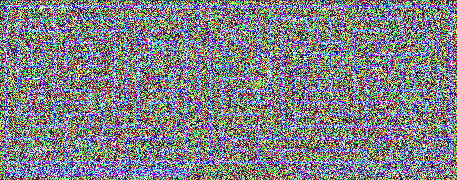
#> input picture treasure/maze_lv3.png, 457 x 180 px
$ python noice_red.py
#> lines starting #> are read from the running program, lines starting #| are printed output that depends on the picture; after the words box and inside, x2 and y2 are one past the last pixel; in counts of white or black regions, pixels touching at a corner belong together
import cv2
import numpy as np

img_file = 'maze_lv3.png'
img = cv2.imread(img_file, cv2.IMREAD_COLOR)
#> img is the input picture: shape (180, 457, 3); mean B, G, R 135.7, 128.2, 127.2
img = cv2.blur(img, (5, 5))
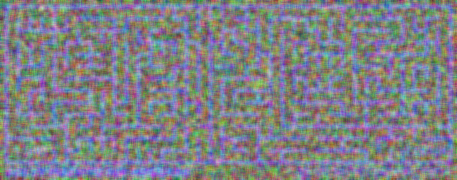
#> img: shape (180, 457, 3); mean B, G, R 135.8, 128.2, 127.2

hsv = cv2.cvtColor(img, cv2.COLOR_BGR2HSV)
#> hsv: shape (180, 457, 3); mean H, S, V 88.7, 76.3, 155.1
h, s, v = cv2.split(hsv)
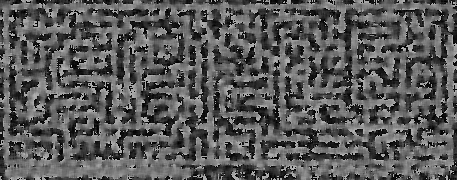
#> h: shape (180, 457); min 0, max 179, mean 88.7
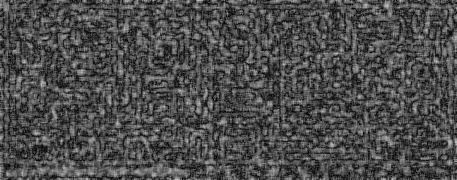
#> s: shape (180, 457); min 0, max 200, mean 76.3
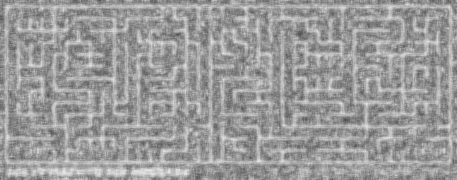
#> v: shape (180, 457); min 75, max 230, mean 155.1

thresh0 = cv2.adaptiveThreshold(v, 222, cv2.ADAPTIVE_THRESH_GAUSSIAN_C, cv2.THRESH_BINARY_INV, 11, 2)
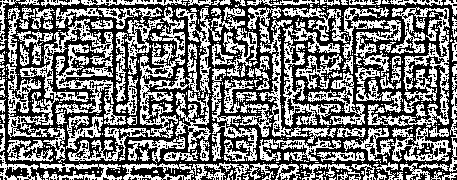
#> thresh0: shape (180, 457); values 0 (black) and 222 (white), 47% white in thin lines or dots
thresh1 = cv2.adaptiveThreshold(v, 255, cv2.ADAPTIVE_THRESH_GAUSSIAN_C, cv2.THRESH_BINARY_INV, 11, 2)
#> thresh1: shape (180, 457); 47% white in thin lines or dots
thresh2 = cv2.adaptiveThreshold(v, 255, cv2.ADAPTIVE_THRESH_GAUSSIAN_C, cv2.THRESH_BINARY_INV, 11, 2)
thresh = cv2.bitwise_or(thresh0, thresh1)

cv2.imshow('Image-thresh0', thresh0)
cv2.waitKey(0)
cv2.imshow('Image-thresh1', thresh1)
#> (the run stopped early here; a loop or call above may not have finished)

$ run again, with treasure/Level1.png copied over treasure/maze_lv3.png
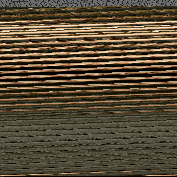
#> input picture treasure/Level1.png, 177 x 177 px
#> img is the input picture: shape (177, 177, 3); mean B, G, R 54.6, 75.4, 87.5
#> hsv: shape (177, 177, 3); mean H, S, V 19.8, 96.1, 87.7
#> `h, s, v = cv2.split(hsv)`:
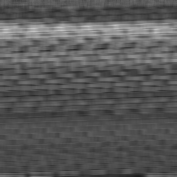
#> v: shape (177, 177); min 27, max 196, mean 87.7
#> `thresh0 = cv2.adaptiveThreshold(v, 222, cv2.ADAPTIVE_THRESH_GAUSSIAN_C..`:
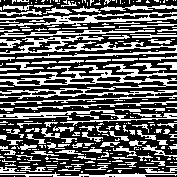
#> thresh0: shape (177, 177); values 0 (black) and 222 (white), 38.1% white in thin lines or dots
#> thresh1: shape (177, 177); 38.1% white in thin lines or dots

$ run again, with treasure/treasure_mp3.png copied over treasure/maze_lv3.png
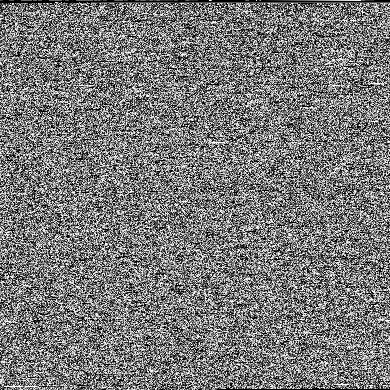
#> input picture treasure/treasure_mp3.png, 390 x 390 px
#> img is the input picture: shape (390, 390, 3); min 0, max 255, mean 120.9
#> `img = cv2.blur(img, (5, 5))`:
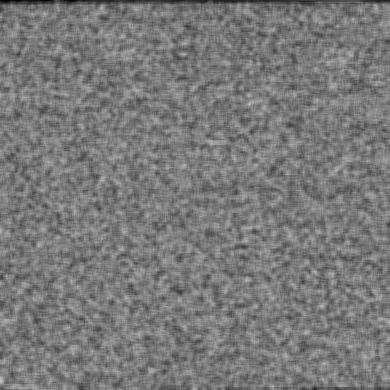
#> img: shape (390, 390, 3); min 0, max 198, mean 120.9
#> hsv: shape (390, 390, 3); mean H, S, V 0, 0, 120.9
#> h: shape (390, 390); every value is 0
#> `thresh0 = cv2.adaptiveThreshold(v, 222, cv2.ADAPTIVE_THRESH_GAUSSIAN_C..`:
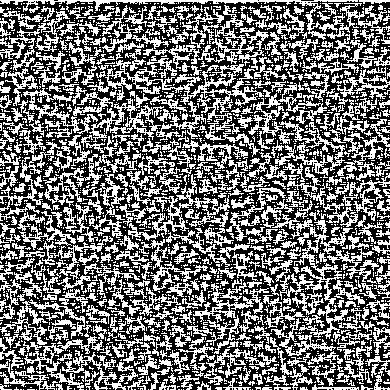
#> thresh0: shape (390, 390); values 0 (black) and 222 (white), 43.8% white in thin lines or dots
#> thresh1: shape (390, 390); 43.8% white in thin lines or dots

$ run again, with treasure/zucky_elon.png copied over treasure/maze_lv3.png
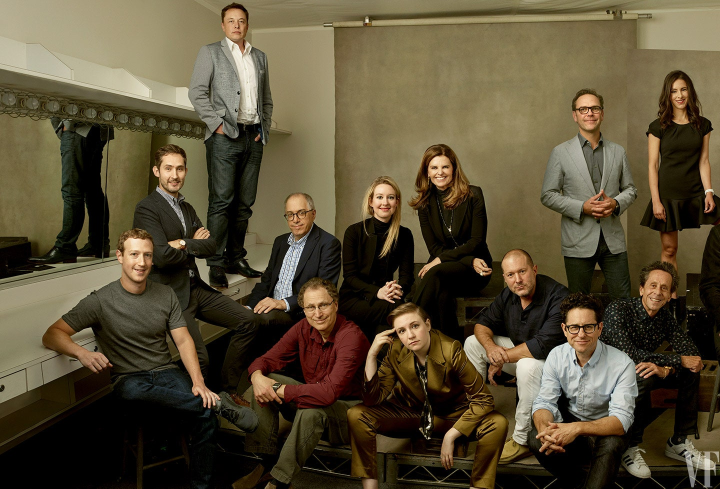
#> input picture treasure/zucky_elon.png, 1440 x 977 px (shown at 1/2 size)
#> img is the input picture: shape (977, 1440, 3); mean B, G, R 53.7, 77, 88.1
#> hsv: shape (977, 1440, 3); mean H, S, V 24.5, 119.1, 88.4
#> `h, s, v = cv2.split(hsv)`:
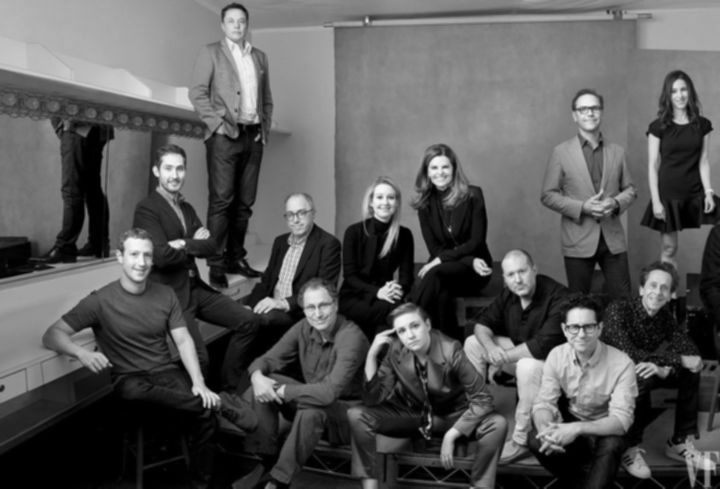
#> v: shape (977, 1440) (shown at 1/2 size); min 0, max 248, mean 88.4
#> `thresh0 = cv2.adaptiveThreshold(v, 222, cv2.ADAPTIVE_THRESH_GAUSSIAN_C..`:
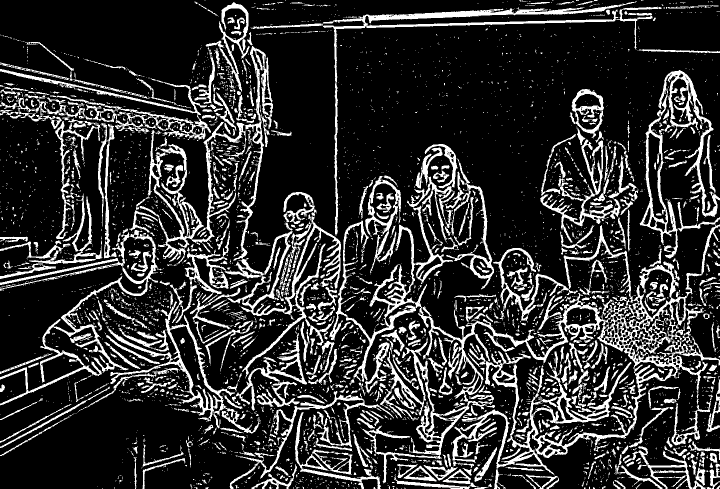
#> thresh0: shape (977, 1440) (shown at 1/2 size); values 0 (black) and 222 (white), 19.2% white; 5016 white regions (4175 under 20 px), largest, box (x1, y1, x2, y2) and area: (659, 411, 1440, 977) 53433, (351, 92, 682, 757) 16395, (646, 3, 1324, 471) 10548
